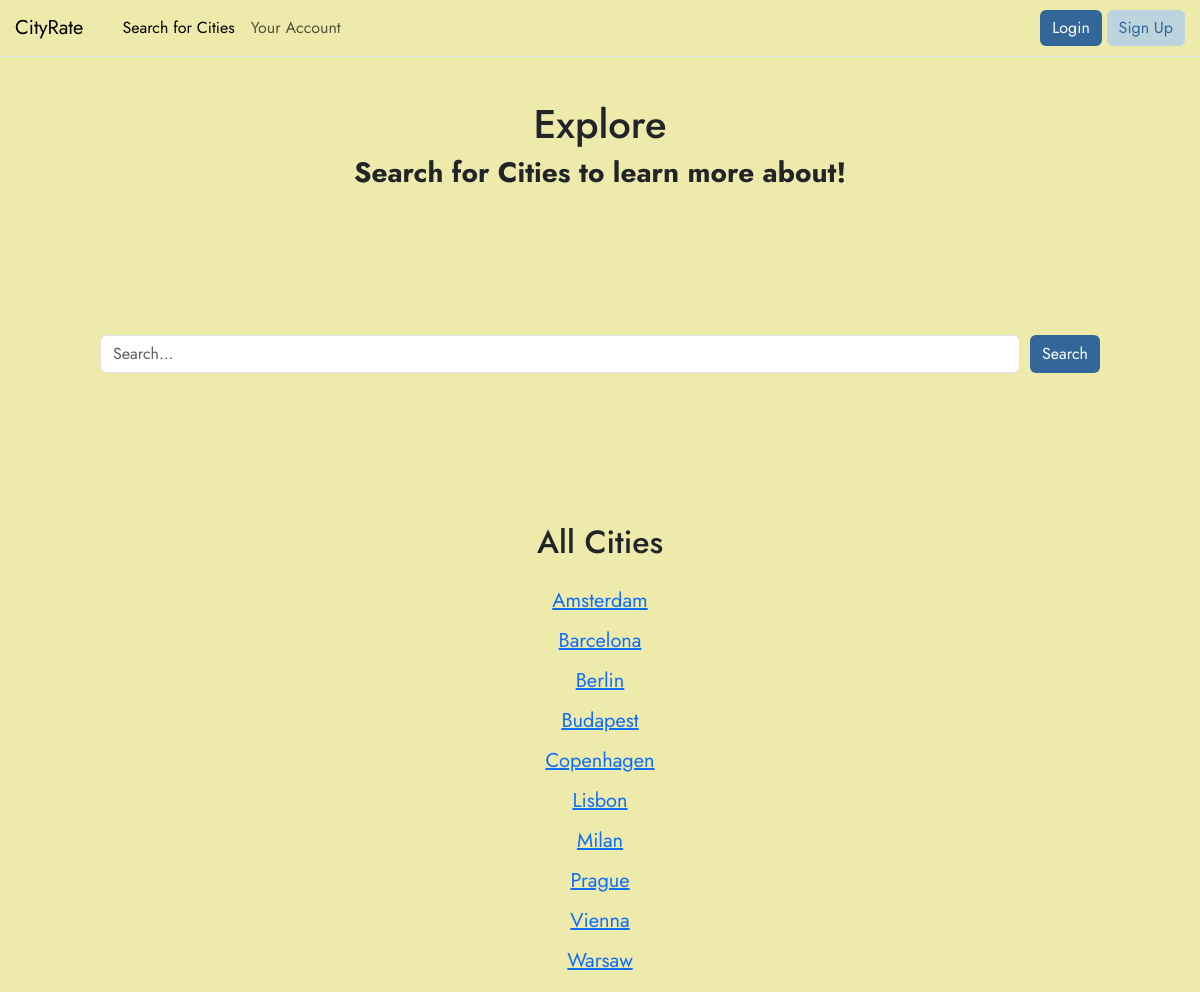
The page /search on the database as committed earlier.
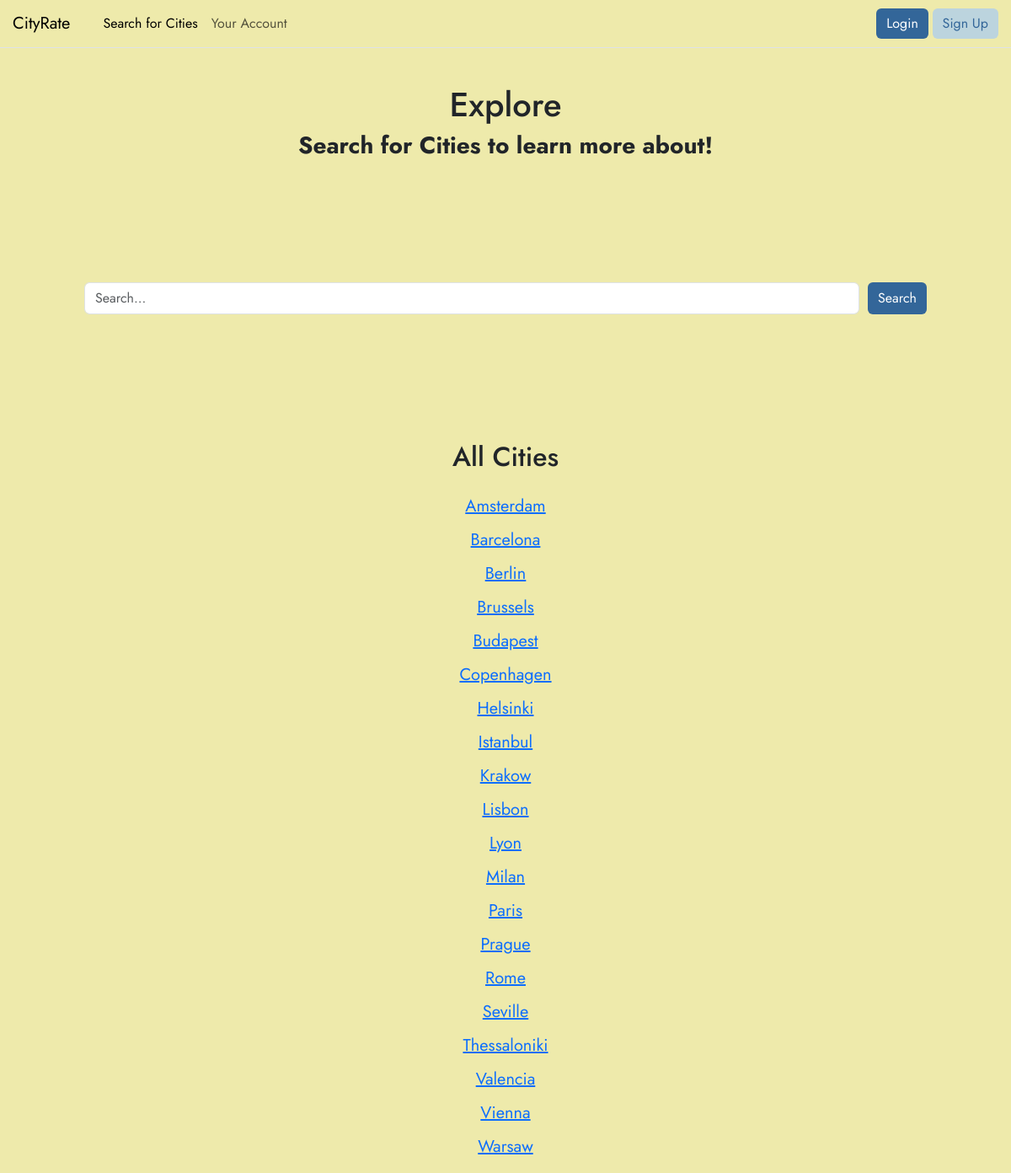
The same page on the database as committed later.
### tables this page shows
CREATE TABLE city (
    name TEXT PRIMARY KEY NOT NULL,
    description TEXT NOT NULL,
    image_path TEXT
);

### app.py (the view)
@app.route('/search', methods=['GET', 'POST'])
def search():
    form = SearchCityForm()
    db_con = get_db_con()
    if form.validate_on_submit():
        city = form.cityField.data.strip()
        return redirect(url_for('city_view', city_name=city))
    cities = db_con.execute('SELECT name FROM city ORDER BY name ASC').fetchall()
    return render_template('search.html', form=form, cities=cities)

### forms.py
class SearchCityForm(FlaskForm):
    cityField = StringField(validators=[InputRequired()])
    submit = SubmitField('Search')

### db.py (called while the page is built)
def get_db_con(pragma_foreign_keys = True):
    if 'db_con' not in g:
        g.db_con = sqlite3.connect(
            current_app.config['DATABASE'],
            detect_types=sqlite3.PARSE_DECLTYPES
        )
        g.db_con.row_factory = sqlite3.Row
        if pragma_foreign_keys:
            g.db_con.execute('PRAGMA foreign_keys = ON;')
    return g.db_con

def close_db_con(e=None):
    db_con = g.pop('db_con', None)
    if db_con is not None:
        db_con.close()

### templates/search.html (shortened to what this page needs)
{% from 'bootstrap5/nav.html' import render_nav_item %}
<!DOCTYPE html>
<html>
<head>
    {{ bootstrap.load_css() }}
<link rel="stylesheet" href="{{ url_for('static', filename='css/style.css') }}">
</head>
<body>
  <nav class="navbar navbar-expand-xl border-bottom mb-3 fixed-top">
        <div class="container-fluid px-0">
            <a class="navbar-brand" href="{{ url_for('home') }}"  style ="padding-left: 15px;" >CityRate</a>
            <div class="collapse navbar-collapse" id="menu">
    <ul class="navbar-nav me-auto mb-2 mb-lg-0" style="padding-left: 15px;">
        {{ render_nav_item('search', 'Search for Cities') }}
        {{ render_nav_item('profile', 'Your Account') }}
    </ul>
    <div>
    <a href="{{ url_for('login') }}" class="btn custom-button1">Login</a>
    <a href="{{ url_for('register') }}" class="btn custom-button2">Sign Up</a>
    </div>
</div>
        </div>
    </nav>
    <header>
        <h1>Explore</h1>
        <h3 class="text" style="font-weight: bold; margin-bottom: 15px">Search for Cities to learn more about!</h3>
    </header>
    <main>
    <form method="POST" action="{{ url_for('search') }}" style="display: flex; justify-content: center; gap: 10px; margin-top: 30px; margin-left: 100px; margin-right: 100px">
    {{ form.cityField(class="form-control", placeholder="Search...") }}
    {{ form.submit(class="btn btn-primary custom-button1") }}
   </form>
    <div style="margin-top: 150px; text-align: center;">
    <h2>All Cities</h2>
    <ul style="list-style: none; padding: 0; margin-top: 25px; font-size: 1.25rem;">
      {% for city in cities %}
        <li style="margin-bottom: 10px;">
          <a href="{{ url_for('city_view', city_name=city.name) }}">{{ city.name }}</a>
        </li>
      {% endfor %}
    </ul>
  </div>
    </main>
</body>
</html>

### static/css/style.css (style rules this page uses)
h1, h2, h3, h4, h5, h6 { text-align: center; }
body { padding-top: 100px; background-color: #EEEAAB; font-family: 'Jost', sans-serif; }
main { background-color: #EEEAAB; font-family: 'Jost', sans-serif; text-align: center; padding-top: 100px; }
nav.navbar { background-color: #EEEAAB; opacity: 1; }
.custom-button1 { background-color: #336699; color: white; border: none; }
.custom-button2 { background-color: #BCD4DE; color: #336699; border: #336699; margin-right: 15px; }

Rows that differ between the two databases and show on the page:
added city: name "Brussels"
added city: name "Helsinki"
added city: name "Istanbul"
added city: name "Krakow"
added city: name "Lyon"
added city: name "Paris"
added city: name "Rome"
added city: name "Seville"
added city: name "Thessaloniki"
added city: name "Valencia"
